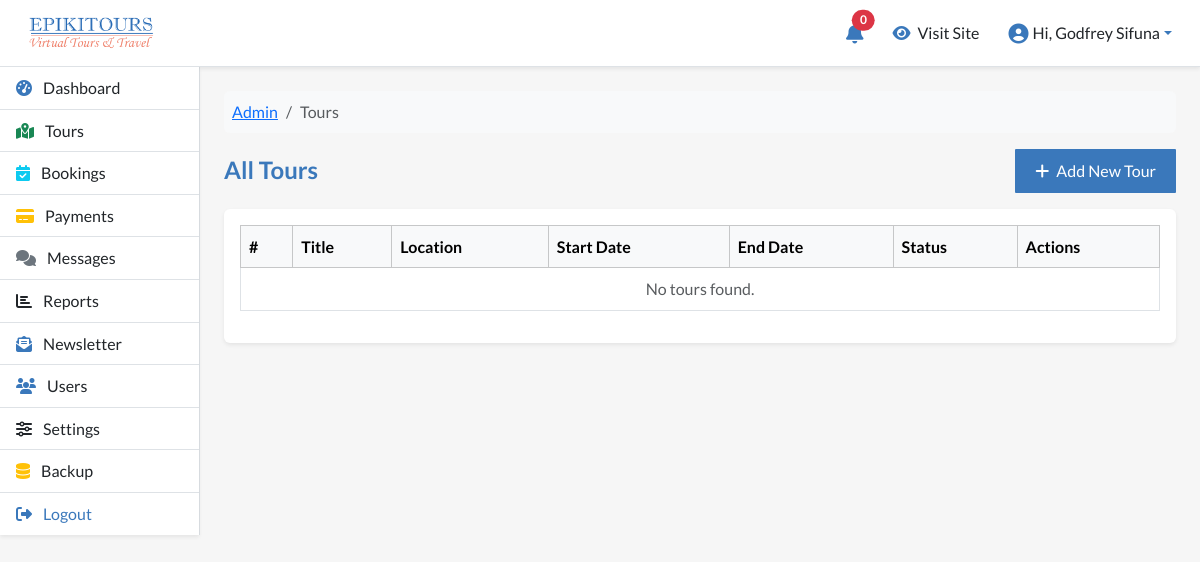
The page /manage/tours/index.php (signed in) on the database as committed earlier.
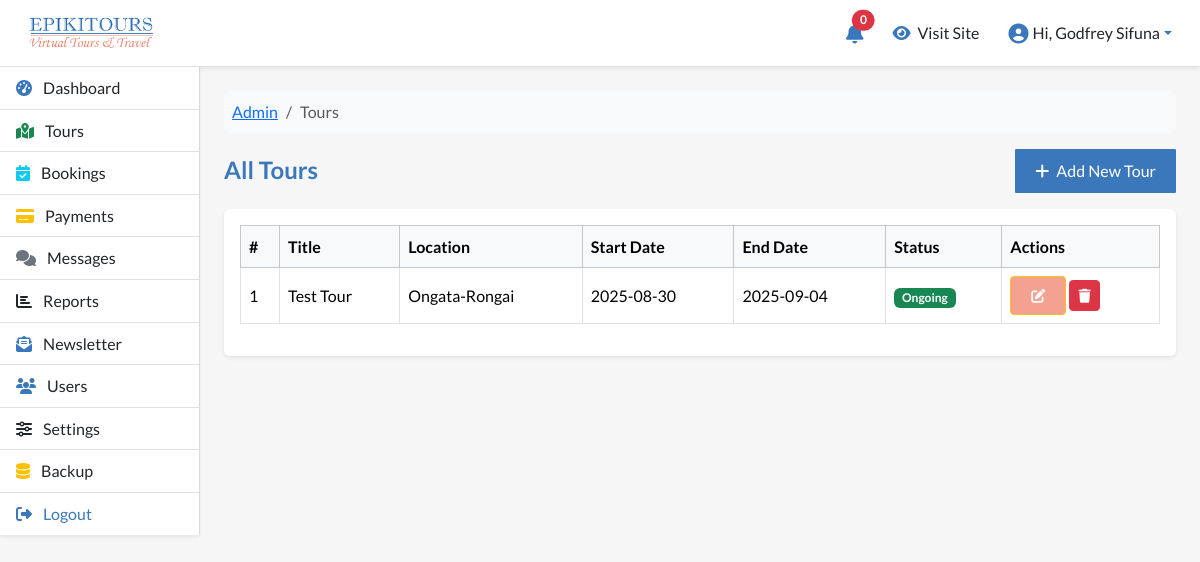
The same page on the database as committed later.
### tables this page shows
CREATE TABLE `epi_tours` (
  `id` bigint NOT NULL,
  `title` varchar(255) NOT NULL,
  `slug` varchar(255) NOT NULL,
  `description` text,
  `start_date` date NOT NULL,
  `end_date` date NOT NULL,
  `start_time` time NOT NULL,
  `end_time` time NOT NULL,
  `location` varchar(255) DEFAULT NULL,
  `youtube_link` varchar(255) DEFAULT NULL,
  `marzipano_path` varchar(255) DEFAULT NULL,
  `jitsi_link` varchar(255) DEFAULT NULL,
  `preview_thumbnail` varchar(255) DEFAULT NULL,
  `agent_id` bigint DEFAULT NULL,
  `status` enum('upcoming','ongoing','completed','canceled') DEFAULT 'upcoming',
  `created_by` bigint NOT NULL,
  `updated_by` bigint DEFAULT NULL,
  `created_at` timestamp NOT NULL DEFAULT CURRENT_TIMESTAMP,
  `updated_at` timestamp NOT NULL DEFAULT CURRENT_TIMESTAMP ON UPDATE CURRENT_TIMESTAMP
);

### manage/tours/index.php (the view, shortened to what this page needs)
<?php
require_once __DIR__ . '/../../config/database.php';
try {
    $stmt = $pdo->query("
        SELECT id, title, location, start_date, end_date, status, created_at
        FROM epi_tours
        ORDER BY created_at DESC
    ");
    $tours = $stmt->fetchAll();
} catch (PDOException $e) {
    die("Error fetching tours: " . $e->getMessage());
}
?>
<nav aria-label="breadcrumb">
    <ol class="breadcrumb bg-light p-2 rounded mb-3">
        <li class="breadcrumb-item"><a href="<?= BASE_URL ?>dashboard">Admin</a></li>
        <li class="breadcrumb-item active" aria-current="page">Tours</li>
    </ol>
</nav>
<div class="d-flex justify-content-between align-items-center mb-3">
    <h4 class="mb-0">All Tours</h4>
    <a href="<?= BASE_URL ?>tours/add-tour.php" class="btn btn-primary">
        <i class="fas fa-plus me-1"></i> Add New Tour
    </a>
</div>
<div class="card shadow-sm border-0">
    <div class="card-body">
        <div class="table-responsive">
            <table class="table table-bordered align-middle table-hover">
                <thead class="table-light">
                    <tr>
                        <th>#</th>
                        <th>Title</th>
                        <th>Location</th>
                        <th>Start Date</th>
                        <th>End Date</th>
                        <th>Status</th>
                        <th>Actions</th>
                    </tr>
                </thead>
                <tbody>
                    <?php if (!empty($tours)): ?>
                        <?php foreach ($tours as $index => $tour): ?>
                            <tr>
                                <td><?= $index + 1 ?></td>
                                <td><?= htmlspecialchars($tour['title']) ?></td>
                                <td><?= htmlspecialchars($tour['location'] ?? 'N/A') ?></td>
                                <td><?= htmlspecialchars($tour['start_date']) ?></td>
                                <td><?= htmlspecialchars($tour['end_date']) ?></td>
                                <td>
                                    <?php
                                    $statusClass = match ($tour['status']) {
                                        'upcoming' => 'info',
                                        'ongoing' => 'success',
                                        'completed' => 'secondary',
                                        'canceled' => 'danger',
                                        default => 'dark'
                                    };
                                    ?>
                                    <span class="badge bg-<?= $statusClass ?>">
                                        <?= ucfirst($tour['status']) ?>
                                    </span>
                                </td>
                                <td>
                                    <a href="<?= BASE_URL ?>tours/edit-tour.php?id=<?= $tour['id'] ?>"
                                        class="btn btn-sm btn-warning">
                                        <i class="fas fa-edit"></i>
                                    </a>
                                    <button type="button"
                                            class="btn btn-sm btn-danger"
                                            data-bs-toggle="modal"
                                            data-bs-target="#deleteModal"
                                            data-tour-id="<?= $tour['id'] ?>"
                                            data-tour-title="<?= htmlspecialchars($tour['title']) ?>">
                                        <i class="fas fa-trash"></i>
                                    </button>
                                </td>
                            </tr>
                        <?php endforeach; ?>
                    <?php else: ?>
                        <tr>
                            <td colspan="7" class="text-center text-muted">No tours found.</td>
                        </tr>
                    <?php endif; ?>
                </tbody>
            </table>
        </div>
    </div>
</div>
<?php
include BASE_PATH . 'layouts/admin-layout.php';

Rows that differ between the two databases and show on the page:
added epi_tours: title "Test Tour", location "Ongata-Rongai", start_date "2025-08-30", end_date "2025-09-04", status "Ongoing"
Other text that changed with them:
text no longer shown: "No tours found."
